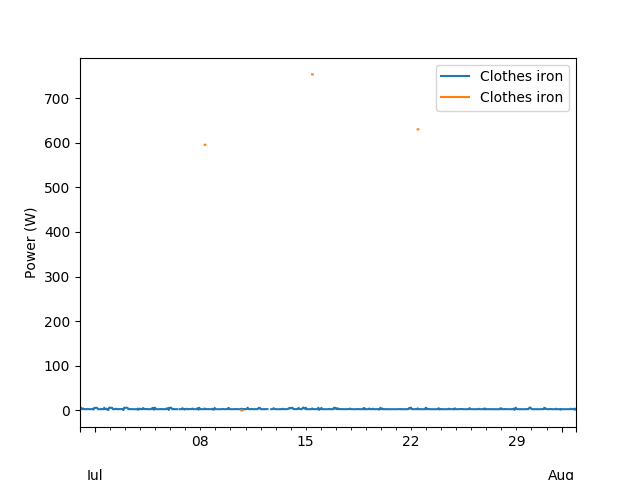

The Python source for this figure:
#!/usr/bin/env python
# coding: utf-8

# In[1]:


from __future__ import print_function, division
import time

from matplotlib import rcParams
import matplotlib.pyplot as plt

from grudisaggregator import GRUDisaggregator
import metrics
import sys

# load package NILM package
#sys.path.append('/home/houpc16/nilmtk/nilmtk')
from nilmtk import DataSet, TimeFrame, MeterGroup, HDFDataStore
# In[2]:

from keras.utils.vis_utils import plot_model
import warnings; warnings.simplefilter('ignore')

from nilmtk import DataSet
train = DataSet('/home/houpc16/dataset/iawe.h5')
test = DataSet('/home/houpc16/dataset/iawe.h5')
#meter_key = 'washing machine'
train.set_window(start="2013-05-24", end="2013-6-30")
test.set_window(start="2013-6-30", end="2013-08-02")
train_elec = train.buildings[1].elec
test_elec = test.buildings[1].elec


# In[3]:


train_building = 1
test_building = 1
sample_period = 60
meter_key = 'clothes iron'
train_elec = train.buildings[train_building].elec
test_elec = test.buildings[test_building].elec


# In[4]:


train_meter = train_elec.submeters()[meter_key]
train_mains = train_elec.mains()
test_mains = test_elec.mains()
disaggregator = GRUDisaggregator()


# In[5]:


start = time.time()
print("========== TRAIN ============")
epochs = 0
train_building = 1
test_building = 1
sample_period = 60
for i in range(3):
    print("CHECKPOINT {}".format(epochs))
    disaggregator.train(train_mains, train_meter, epochs=5, sample_period=sample_period)
    epochs += 1
    disaggregator.export_model("/home/houpc16/GRU/UKDALE-GRU-h{}-{}-{}epochs_iawe.h5".format(train_building,
                                                        meter_key,
                                                        epochs))
end = time.time()
print("Train =", end-start, "seconds.")


# In[6]:


print("========== DISAGGREGATE ============")
disag_filename = "/home/houpc16/GRU/disag_iawe_clothes_iron.h5"
output = HDFDataStore(disag_filename, 'w')
disaggregator.disaggregate(test_mains, output, train_meter, sample_period=sample_period)
output.close()


# In[7]:


print("========== RESULTS ============")
result = DataSet(disag_filename)
res_elec = result.buildings[test_building].elec
rpaf = metrics.recall_precision_accuracy_f1(res_elec[meter_key], test_elec[meter_key])
print("============ Recall: {}".format(rpaf[0]))
print("============ Precision: {}".format(rpaf[1]))
print("============ Accuracy: {}".format(rpaf[2]))
print("============ F1 Score: {}".format(rpaf[2]))

print("============ Relative error in total energy: {}".format(metrics.relative_error_total_energy(res_elec[meter_key], test_elec[meter_key])))
print("============ Mean absolute error(in Watts): {}".format(metrics.mean_absolute_error(res_elec[meter_key], test_elec[meter_key])))


# In[8]:


result = DataSet(disag_filename)
res_elec = result.buildings[1].elec
predicted = res_elec[meter_key]
ground_truth = test_elec[meter_key]

import matplotlib.pyplot as plt
predicted.plot()
ground_truth.plot()
#fig = plt.gcf()
#plt.savefig('GRU_iawe_clothes_iron.png', dpi=100)
plt.savefig('/home/houpc16/djangoenv/nilmProject/static/analyze/GRU_iawe_clothes_iron.png', dpi=100)
plt.show()
#plt.draw()
#fig.savefig('GRU_iawe_clothes_iron.png', dpi=100)


# In[ ]:




